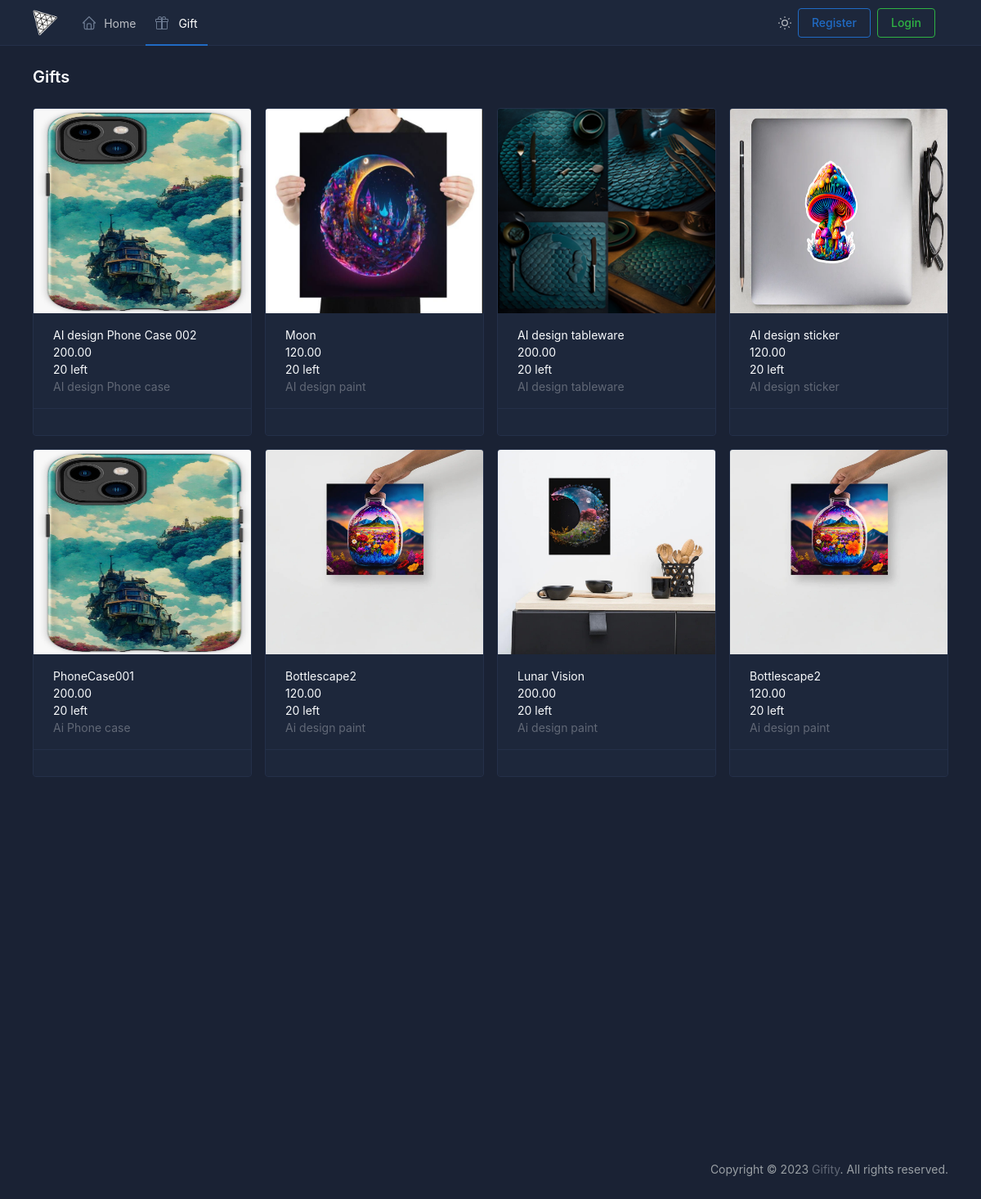
The page /product.php on the database its author committed.
### tables this page shows
CREATE TABLE `products` (
  `id` int(11) NOT NULL,
  `seller_id` int(11) NOT NULL,
  `name` varchar(255) NOT NULL,
  `description` text DEFAULT NULL,
  `price` decimal(10,2) NOT NULL,
  `quantity` int(11) NOT NULL DEFAULT 0,
  `image_url` varchar(255) DEFAULT NULL
);

### classes/product.class.php (called while the page is built, shortened)
<?php
class Product
{
    private $conn;
    private $table = "products";
    public function __construct($conn)
    {
        $this->conn = $conn;
    }
    public function select_all()
    {
        $query = "SELECT * FROM " . $this->table . " ORDER BY id DESC";
        $result = $this->conn->query($query);
        return $result;
    }
}
?>

### public/product.php (the view, shortened to what this page needs)
<?php
$styles = <<<HTML
<link href="../assets/css/product.css" rel="stylesheet">
HTML;
$page_title = "Gifts";
include_once('../includes/header.inc.php');
include_once('../includes/navbar.inc.php');
include_once('../includes/page-wrapper-start.inc.php');
require_once "../classes/product.class.php";
$product = new Product($conn);
$products = $product->select_all();
function renderProductCard($row)
{
    $sold_out_badge = $row["quantity"] == 0 ? '<span class="badge bg-red">Sold Out</span>' : "";
    if (!isset($_SESSION['role']) || $_SESSION["role"] != 'seller') {
        $btn_edit = "";
    } else {
        $btn_edit = <<<HTML
            <a class="btn btn-outline-light" href="./edit-product.php?id={$row['id']}">Edit</a>
            <a class="btn btn-danger" href="./delete-product.php?id={$row['id']}">Delete</a>
        HTML;
    }
    return <<<HTML
        <div class="col-3">
            <div class="card hvr-grow w-100 h-100">
                <a href="./product-detail.php?id={$row['id']}" class="d-block">
                <img src="{$row['image_url']}" class="card-img-top img-fiuld h-[250px]">
                <div class="card-body">
                    <div class="d-flex align-items-center">
                        <div>
                            <div>{$row['name']} {$sold_out_badge}</div>
                            <div>{$row['price']}</div>
                            <div>{$row['quantity']} left</div>
                            <div class="text-muted">{$row['description']}</div>
                        </div>
                    </div>
                </div>
                </a>
                <div class="card-footer">
                    {$btn_edit}
                </div>
            </div>
        </div>
    HTML;
}
?>
<div class="page-body">
    <div class="container-xl">
        <div class="row row-cards">
            <?php
            while ($row = $products->fetch_assoc()) {
                echo renderProductCard($row);
            }
            ?>
        </div>
    </div>
</div>
<?php
include_once('../includes/page-wrapper-end.inc.php');
include_once('../includes/footer.inc.php');
?>

### includes/header.inc.php (shortened to what this page needs)
<!DOCTYPE html>
<html>
<head>
        <script src="https://cdn.tailwindcss.com"></script>
        <script src="https://cdn.tailwindcss.com?plugins=forms,typography,aspect-ratio,line-clamp"></script>
        <link href="../assets/libs/tabler/css/tabler.min.css" rel="stylesheet">
        <link href="../assets/css/hover-min.css" rel="stylesheet">
        <link href="https://unpkg.com/aos@2.3.1/dist/aos.css" rel="stylesheet">
        <link href="../assets/css/global.css" rel="stylesheet">
    <?php echo $styles; ?>
</head>
<body id='body' class="theme-dark w-full hover:no-underline">

### includes/navbar.inc.php (shortened to what this page needs)
<div class="page">
    <div class="sticky-top">
        <header class="navbar navbar-expand-md navbar-light d-print-none">
            <div class="container-xl">
                <h1 class="navbar-brand d-none-navbar-horizontal pe-0 pe-md-3">
                    <a href=".">
                        <img src="../assets/images/icon.png" width="110" height="32" alt="Giftify" class="navbar-brand-image">
                    </a>
                </h1>
                <div class="navbar-nav flex-row order-md-last">
                    <div class="d-none d-md-flex">
                        <a href="?theme=light" class="nav-link px-0 hide-theme-light" data-bs-toggle="tooltip"
                            data-bs-placement="bottom" aria-label="Enable light mode"
                            data-bs-original-title="Enable light mode">
                        </a>
                    </div>
                    <?php
                    if (isset($_SESSION['user_id'])) {
                        echo <<<HTML
                            <div class="nav-item dropdown">
                                <a href="#" class="nav-link d-flex lh-1 text-reset p-0" data-bs-toggle="dropdown"
                                    aria-label="Open user menu">
                                    <span class="avatar avatar-sm" style="background-image: url(./static/avatars/000m.jpg)"></span>
                                    <div class="d-none d-xl-block ps-2">
                                        <div>{$_SESSION['user_name']}</div>
                                        <div class="mt-1 small text-muted">{$_SESSION['role']}</div>
                                    </div>
                                </a>
                                <div class="dropdown-menu dropdown-menu-end dropdown-menu-arrow">
                                    <a href="#" class="dropdown-item">Order</a>
                                    <div class="dropdown-divider"></div>
                                    <a href="./settings.html" class="dropdown-item">Settings</a>
                                    <a href="../includes/logout.inc.php" class="dropdown-item">Logout</a>
                                </div>
                            </div>
                            HTML
                        ;
                    } else {
                        echo <<<HTML
                                <div class="nav-item d-none d-md-flex me-3">
                                <div class="btn-list">
                                <a href="./register.php" class="btn btn-outline-primary">
                                Register
                            </a>
                            <a href="./login.php" class="btn btn-outline-success">
                            Login
                            </a>
                                </div>
                            </div>
                            HTML;
                    }
                    ?>
                </div>
                <div class="visible navbar-collapse" id="navbar-menu">
                    <div class="d-flex flex-column flex-md-row flex-fill align-items-stretch align-items-md-center">
                        <ul class="navbar-nav">
                            <li id='home_li' class="nav-item ">
                                <a class="nav-link" href="./">
                                    <span class="nav-link-icon d-md-none d-lg-inline-block">
                                    </span>
                                    <span class="nav-link-title">
                                        Home
                                    </span>
                                </a>
                            </li>
                            <li id="gift_li" class="nav-item ">
                                <a class="nav-link" href="./product.php">
                                    <span class="nav-link-icon d-md-none d-lg-inline-block">
                                    </span>
                                    <span class="nav-link-title">
                                        Gift
                                    </span>
                                </a>
                            </li>
                        </ul>
                    </div>
                </div>
            </div>
        </header>
    </div>
    <main id="swup" class="transition-fade">

### includes/page-wrapper-start.inc.php
<div class="page-wrapper">
    <div class="page-header d-print-none">
        <div class="container-xl">
            <div class="row g-2 align-items-center">
                <div class="col">
                    <h2 class="page-title">
                        <?php echo $page_title; ?>
                    </h2>
                </div>
            </div>
        </div>
    </div>

### includes/page-wrapper-end.inc.php
</main>
<footer class="footer footer-transparent d-print-none z-10">
        <div class="container-xl">
            <div class="row text-center align-items-center flex-row-reverse">
                <div class="col-12 col-lg-auto mt-3 mt-lg-0">
                    <ul class="list-inline list-inline-dots mb-0">
                        <li class="list-inline-item">
                            Copyright © 2023
                            <a href="." class="link-secondary">Gifity</a>.
                            All rights reserved.
                        </li>
                    </ul>
                </div>
            </div>
        </div>
    </footer>
</div>

### includes/footer.inc.php (shortened to what this page needs)
</body>
</html>

### assets/css/global.css (style rules this page uses)
.transition-fade { opacity: 1; transition: 500ms; transform: translateX(0); transform-orgin:left; }

### assets/css/product.css (style rules this page uses)
.card-img-top { height: 200px; width: 100%; }

### rows shown on the page
products: name "AI design Phone Case 002", price "200.00", quantity "20", description "AI design Phone case"
products: shows a picture, name "Moon", price "120.00", quantity "20", description "AI design paint"
products: shows a picture, name "AI design tableware", price "200.00", quantity "20", description "AI design tableware"
products: shows a picture, name "AI design sticker", price "120.00", quantity "20", description "AI design sticker"
products: name "PhoneCase001", price "200.00", quantity "20", description "Ai Phone case"
products: name "Bottlescape2", price "120.00", quantity "20", description "Ai design paint"
products: shows a picture, name "Lunar Vision", price "200.00", quantity "20", description "Ai design paint"
products: name "Bottlescape2", price "120.00", quantity "20", description "Ai design paint"
products: shows a picture

### other values the page prints
$page_title "Gifts"
